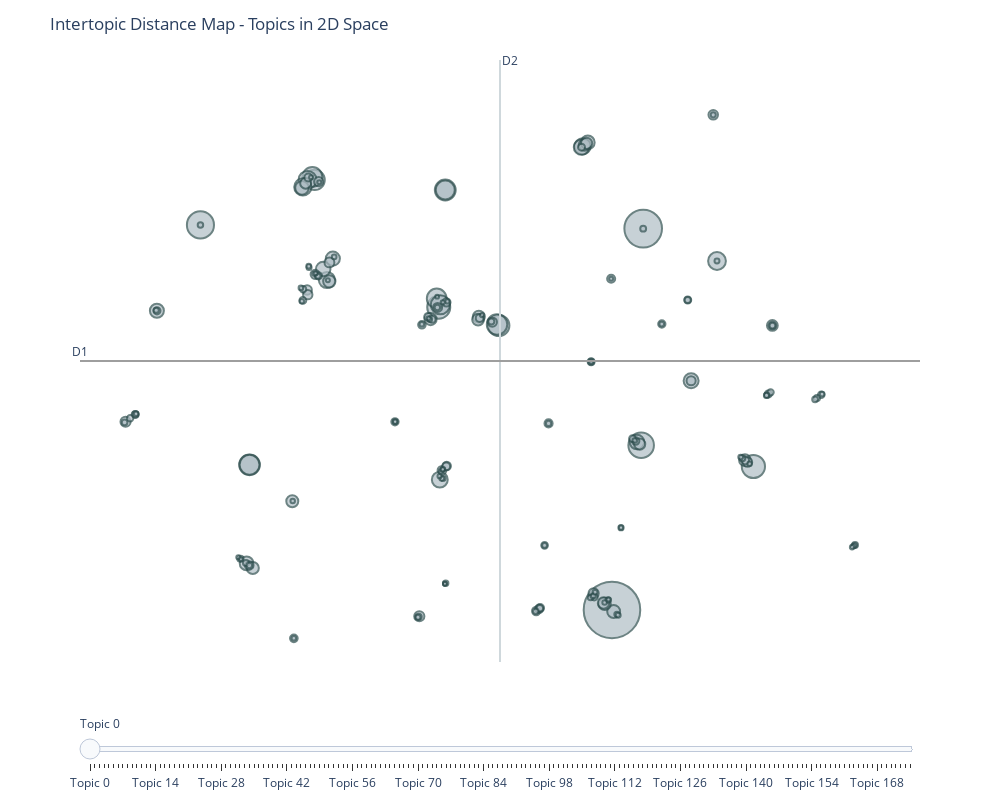

Source (notebook cell):
### Code cell
# 1. INTERTOPIC DISTANCE MAP
# Shows topics as circles in 2D space - size represents topic prevalence, proximity shows similarity

print("Generating intertopic distance map...")

fig = topic_model.visualize_topics()
fig.update_layout(
    title="Intertopic Distance Map - Topics in 2D Space",
    width=1000,
    height=800,
    template="plotly_white"
)
fig.show()

print("✓ Intertopic distance map generated")
print("  - Each circle represents a topic")
print("  - Circle size = number of documents in that topic")
print("  - Distance between circles = topic similarity")

### Figure 1 — Plotly figure (JSON) as saved in the notebook; plotly's stock layout.template omitted (floating-point values rounded to 4 significant figures; data arrays with more than 128 entries replaced by an {"elided": "..."} marker saying what was removed)
{"data": [{"customdata": {"elided": "176x3 mixed values"}, "hovertemplate": "<b>Topic %{customdata[0]}</b><br>%{customdata[1]}<br>Size: %{customdata[2]}", "legendgroup": "", "marker": {"color": "#B0BEC5", "line": {"color": "DarkSlateGrey", "width": 2}, "size": {"elided": "176 int values"}, "sizemode": "area", "sizeref": 1.387, "symbol": "circle"}, "mode": "markers", "name": "", "orientation": "v", "showlegend": false, "type": "scatter", "x": {"elided": "176 float values"}, "xaxis": "x", "y": {"elided": "176 float values"}, "yaxis": "y"}], "layout": {"annotations": [{"showarrow": false, "text": "D1", "x": -13.38, "y": 6.247, "yshift": 10}, {"showarrow": false, "text": "D2", "x": 3.049, "xshift": 10, "y": 22.0}], "height": 800, "hoverlabel": {"bgcolor": "white", "font": {"family": "Rockwell", "size": 16}}, "legend": {"itemsizing": "constant", "tracegroupgap": 0}, "margin": {"t": 60}, "shapes": [{"line": {"color": "#CFD8DC", "width": 2}, "type": "line", "x0": 3.049, "x1": 3.049, "y0": -9.503, "y1": 22.0}, {"line": {"color": "#9E9E9E", "width": 2}, "type": "line", "x0": -13.38, "x1": 19.47, "y0": 6.247, "y1": 6.247}], "sliders": [{"active": 0, "pad": {"t": 50}, "steps": [{"args": [{"marker.color": {"elided": "1x176 str values"}}], "label": "Topic 0", "method": "update"}, {"args": [{"marker.color": {"elided": "1x176 str values"}}], "label": "Topic 1", "method": "update"}, {"args": [{"marker.color": {"elided": "1x176 str values"}}], "label": "Topic 2", "method": "update"}, {"args": [{"marker.color": {"elided": "1x176 str values"}}], "label": "Topic 3", "method": "update"}, {"args": [{"marker.color": {"elided": "1x176 str values"}}], "label": "Topic 4", "method": "update"}, {"args": [{"marker.color": {"elided": "1x176 str values"}}], "label": "Topic 5", "method": "update"}, {"args": [{"marker.color": {"elided": "1x176 str values"}}], "label": "Topic 6", "method": "update"}, {"args": [{"marker.color": {"elided": "1x176 str values"}}], "label": "Topic 7", "method": "update"}, {"args": [{"marker.color": {"elided": "1x176 str values"}}], "label": "Topic 8", "method": "update"}, {"args": [{"marker.color": {"elided": "1x176 str values"}}], "label": "Topic 9", "method": "update"}, {"args": [{"marker.color": {"elided": "1x176 str values"}}], "label": "Topic 10", "method": "update"}, {"args": [{"marker.color": {"elided": "1x176 str values"}}], "label": "Topic 11", "method": "update"}, {"args": [{"marker.color": {"elided": "1x176 str values"}}], "label": "Topic 12", "method": "update"}, {"args": [{"marker.color": {"elided": "1x176 str values"}}], "label": "Topic 13", "method": "update"}, {"args": [{"marker.color": {"elided": "1x176 str values"}}], "label": "Topic 14", "method": "update"}, {"args": [{"marker.color": {"elided": "1x176 str values"}}], "label": "Topic 15", "method": "update"}, {"args": [{"marker.color": {"elided": "1x176 str values"}}], "label": "Topic 16", "method": "update"}, {"args": [{"marker.color": {"elided": "1x176 str values"}}], "label": "Topic 17", "method": "update"}, {"args": [{"marker.color": {"elided": "1x176 str values"}}], "label": "Topic 18", "method": "update"}, {"args": [{"marker.color": {"elided": "1x176 str values"}}], "label": "Topic 19", "method": "update"}, {"args": [{"marker.color": {"elided": "1x176 str values"}}], "label": "Topic 20", "method": "update"}, {"args": [{"marker.color": {"elided": "1x176 str values"}}], "label": "Topic 21", "method": "update"}, {"args": [{"marker.color": {"elided": "1x176 str values"}}], "label": "Topic 22", "method": "update"}, {"args": [{"marker.color": {"elided": "1x176 str values"}}], "label": "Topic 23", "method": "update"}, {"args": [{"marker.color": {"elided": "1x176 str values"}}], "label": "Topic 24", "method": "update"}, {"args": [{"marker.color": {"elided": "1x176 str values"}}], "label": "Topic 25", "method": "update"}, {"args": [{"marker.color": {"elided": "1x176 str values"}}], "label": "Topic 26", "method": "update"}, {"args": [{"marker.color": {"elided": "1x176 str values"}}], "label": "Topic 27", "method": "update"}, {"args": [{"marker.color": {"elided": "1x176 str values"}}], "label": "Topic 28", "method": "update"}, {"args": [{"marker.color": {"elided": "1x176 str values"}}], "label": "Topic 29", "method": "update"}, {"args": [{"marker.color": {"elided": "1x176 str values"}}], "label": "Topic 30", "method": "update"}, {"args": [{"marker.color": {"elided": "1x176 str values"}}], "label": "Topic 31", "method": "update"}, {"args": [{"marker.color": {"elided": "1x176 str values"}}], "label": "Topic 32", "method": "update"}, {"args": [{"marker.color": {"elided": "1x176 str values"}}], "label": "Topic 33", "method": "update"}, {"args": [{"marker.color": {"elided": "1x176 str values"}}], "label": "Topic 34", "method": "update"}, {"args": [{"marker.color": {"elided": "1x176 str values"}}], "label": "Topic 35", "method": "update"}, {"args": [{"marker.color": {"elided": "1x176 str values"}}], "label": "Topic 36", "method": "update"}, {"args": [{"marker.color": {"elided": "1x176 str values"}}], "label": "Topic 37", "method": "update"}, {"args": [{"marker.color": {"elided": "1x176 str values"}}], "label": "Topic 38", "method": "update"}, {"args": [{"marker.color": {"elided": "1x176 str values"}}], "label": "Topic 39", "method": "update"}, {"args": [{"marker.color": {"elided": "1x176 str values"}}], "label": "Topic 40", "method": "update"}, {"args": [{"marker.color": {"elided": "1x176 str values"}}], "label": "Topic 41", "method": "update"}, {"args": [{"marker.color": {"elided": "1x176 str values"}}], "label": "Topic 42", "method": "update"}, {"args": [{"marker.color": {"elided": "1x176 str values"}}], "label": "Topic 43", "method": "update"}, {"args": [{"marker.color": {"elided": "1x176 str values"}}], "label": "Topic 44", "method": "update"}, {"args": [{"marker.color": {"elided": "1x176 str values"}}], "label": "Topic 45", "method": "update"}, {"args": [{"marker.color": {"elided": "1x176 str values"}}], "label": "Topic 46", "method": "update"}, {"args": [{"marker.color": {"elided": "1x176 str values"}}], "label": "Topic 47", "method": "update"}, {"args": [{"marker.color": {"elided": "1x176 str values"}}], "label": "Topic 48", "method": "update"}, {"args": [{"marker.color": {"elided": "1x176 str values"}}], "label": "Topic 49", "method": "update"}, {"args": [{"marker.color": {"elided": "1x176 str values"}}], "label": "Topic 50", "method": "update"}, {"args": [{"marker.color": {"elided": "1x176 str values"}}], "label": "Topic 51", "method": "update"}, {"args": [{"marker.color": {"elided": "1x176 str values"}}], "label": "Topic 52", "method": "update"}, {"args": [{"marker.color": {"elided": "1x176 str values"}}], "label": "Topic 53", "method": "update"}, {"args": [{"marker.color": {"elided": "1x176 str values"}}], "label": "Topic 54", "method": "update"}, {"args": [{"marker.color": {"elided": "1x176 str values"}}], "label": "Topic 55", "method": "update"}, {"args": [{"marker.color": {"elided": "1x176 str values"}}], "label": "Topic 56", "method": "update"}, {"args": [{"marker.color": {"elided": "1x176 str values"}}], "label": "Topic 57", "method": "update"}, {"args": [{"marker.color": {"elided": "1x176 str values"}}], "label": "Topic 58", "method": "update"}, {"args": [{"marker.color": {"elided": "1x176 str values"}}], "label": "Topic 59", "method": "update"}, {"args": [{"marker.color": {"elided": "1x176 str values"}}], "label": "Topic 60", "method": "update"}, {"args": [{"marker.color": {"elided": "1x176 str values"}}], "label": "Topic 61", "method": "update"}, {"args": [{"marker.color": {"elided": "1x176 str values"}}], "label": "Topic 62", "method": "update"}, {"args": [{"marker.color": {"elided": "1x176 str values"}}], "label": "Topic 63", "method": "update"}, {"args": [{"marker.color": {"elided": "1x176 str values"}}], "label": "Topic 64", "method": "update"}, {"args": [{"marker.color": {"elided": "1x176 str values"}}], "label": "Topic 65", "method": "update"}, {"args": [{"marker.color": {"elided": "1x176 str values"}}], "label": "Topic 66", "method": "update"}, {"args": [{"marker.color": {"elided": "1x176 str values"}}], "label": "Topic 67", "method": "update"}, {"args": [{"marker.color": {"elided": "1x176 str values"}}], "label": "Topic 68", "method": "update"}, {"args": [{"marker.color": {"elided": "1x176 str values"}}], "label": "Topic 69", "method": "update"}, {"args": [{"marker.color": {"elided": "1x176 str values"}}], "label": "Topic 70", "method": "update"}, {"args": [{"marker.color": {"elided": "1x176 str values"}}], "label": "Topic 71", "method": "update"}, {"args": [{"marker.color": {"elided": "1x176 str values"}}], "label": "Topic 72", "method": "update"}, {"args": [{"marker.color": {"elided": "1x176 str values"}}], "label": "Topic 73", "method": "update"}, {"args": [{"marker.color": {"elided": "1x176 str values"}}], "label": "Topic 74", "method": "update"}, {"args": [{"marker.color": {"elided": "1x176 str values"}}], "label": "Topic 75", "method": "update"}, {"args": [{"marker.color": {"elided": "1x176 str values"}}], "label": "Topic 76", "method": "update"}, {"args": [{"marker.color": {"elided": "1x176 str values"}}], "label": "Topic 77", "method": "update"}, {"args": [{"marker.color": {"elided": "1x176 str values"}}], "label": "Topic 78", "method": "update"}, {"args": [{"marker.color": {"elided": "1x176 str values"}}], "label": "Topic 79", "method": "update"}, {"args": [{"marker.color": {"elided": "1x176 str values"}}], "label": "Topic 80", "method": "update"}, {"args": [{"marker.color": {"elided": "1x176 str values"}}], "label": "Topic 81", "method": "update"}, {"args": [{"marker.color": {"elided": "1x176 str values"}}], "label": "Topic 82", "method": "update"}, {"args": [{"marker.color": {"elided": "1x176 str values"}}], "label": "Topic 83", "method": "update"}, {"args": [{"marker.color": {"elided": "1x176 str values"}}], "label": "Topic 84", "method": "update"}, {"args": [{"marker.color": {"elided": "1x176 str values"}}], "label": "Topic 85", "method": "update"}, {"args": [{"marker.color": {"elided": "1x176 str values"}}], "label": "Topic 86", "method": "update"}, {"args": [{"marker.color": {"elided": "1x176 str values"}}], "label": "Topic 87", "method": "update"}, {"args": [{"marker.color": {"elided": "1x176 str values"}}], "label": "Topic 88", "method": "update"}, {"args": [{"marker.color": {"elided": "1x176 str values"}}], "label": "Topic 89", "method": "update"}, {"args": [{"marker.color": {"elided": "1x176 str values"}}], "label": "Topic 90", "method": "update"}, {"args": [{"marker.color": {"elided": "1x176 str values"}}], "label": "Topic 91", "method": "update"}, {"args": [{"marker.color": {"elided": "1x176 str values"}}], "label": "Topic 92", "method": "update"}, {"args": [{"marker.color": {"elided": "1x176 str values"}}], "label": "Topic 93", "method": "update"}, {"args": [{"marker.color": {"elided": "1x176 str values"}}], "label": "Topic 94", "method": "update"}, {"args": [{"marker.color": {"elided": "1x176 str values"}}], "label": "Topic 95", "method": "update"}, {"args": [{"marker.color": {"elided": "1x176 str values"}}], "label": "Topic 96", "method": "update"}, {"args": [{"marker.color": {"elided": "1x176 str values"}}], "label": "Topic 97", "method": "update"}, {"args": [{"marker.color": {"elided": "1x176 str values"}}], "label": "Topic 98", "method": "update"}, {"args": [{"marker.color": {"elided": "1x176 str values"}}], "label": "Topic 99", "method": "update"}, {"args": [{"marker.color": {"elided": "1x176 str values"}}], "label": "Topic 100", "method": "update"}, {"args": [{"marker.color": {"elided": "1x176 str values"}}], "label": "Topic 101", "method": "update"}, {"args": [{"marker.color": {"elided": "1x176 str values"}}], "label": "Topic 102", "method": "update"}, {"args": [{"marker.color": {"elided": "1x176 str values"}}], "label": "Topic 103", "method": "update"}, {"args": [{"marker.color": {"elided": "1x176 str values"}}], "label": "Topic 104", "method": "update"}, {"args": [{"marker.color": {"elided": "1x176 str values"}}], "label": "Topic 105", "method": "update"}, {"args": [{"marker.color": {"elided": "1x176 str values"}}], "label": "Topic 106", "method": "update"}, {"args": [{"marker.color": {"elided": "1x176 str values"}}], "label": "Topic 107", "method": "update"}, {"args": [{"marker.color": {"elided": "1x176 str values"}}], "label": "Topic 108", "method": "update"}, {"args": [{"marker.color": {"elided": "1x176 str values"}}], "label": "Topic 109", "method": "update"}, {"args": [{"marker.color": {"elided": "1x176 str values"}}], "label": "Topic 110", "method": "update"}, {"args": [{"marker.color": {"elided": "1x176 str values"}}], "label": "Topic 111", "method": "update"}, {"args": [{"marker.color": {"elided": "1x176 str values"}}], "label": "Topic 112", "method": "update"}, {"args": [{"marker.color": {"elided": "1x176 str values"}}], "label": "Topic 113", "method": "update"}, {"args": [{"marker.color": {"elided": "1x176 str values"}}], "label": "Topic 114", "method": "update"}, {"args": [{"marker.color": {"elided": "1x176 str values"}}], "label": "Topic 115", "method": "update"}, {"args": [{"marker.color": {"elided": "1x176 str values"}}], "label": "Topic 116", "method": "update"}, {"args": [{"marker.color": {"elided": "1x176 str values"}}], "label": "Topic 117", "method": "update"}, {"args": [{"marker.color": {"elided": "1x176 str values"}}], "label": "Topic 118", "method": "update"}, {"args": [{"marker.color": {"elided": "1x176 str values"}}], "label": "Topic 119", "method": "update"}, {"args": [{"marker.color": {"elided": "1x176 str values"}}], "label": "Topic 120", "method": "update"}, {"args": [{"marker.color": {"elided": "1x176 str values"}}], "label": "Topic 121", "method": "update"}, {"args": [{"marker.color": {"elided": "1x176 str values"}}], "label": "Topic 122", "method": "update"}, {"args": [{"marker.color": {"elided": "1x176 str values"}}], "label": "Topic 123", "method": "update"}, {"args": [{"marker.color": {"elided": "1x176 str values"}}], "label": "Topic 124", "method": "update"}, {"args": [{"marker.color": {"elided": "1x176 str values"}}], "label": "Topic 125", "method": "update"}, {"args": [{"marker.color": {"elided": "1x176 str values"}}], "label": "Topic 126", "method": "update"}, {"args": [{"marker.color": {"elided": "1x176 str values"}}], "label": "Topic 127", "method": "update"}, {"args": [{"marker.color": {"elided": "1x176 str values"}}], "label": "Topic 128", "method": "update"}, {"args": [{"marker.color": {"elided": "1x176 str values"}}], "label": "Topic 129", "method": "update"}, {"args": [{"marker.color": {"elided": "1x176 str values"}}], "label": "Topic 130", "method": "update"}, {"args": [{"marker.color": {"elided": "1x176 str values"}}], "label": "Topic 131", "method": "update"}, {"args": [{"marker.color": {"elided": "1x176 str values"}}], "label": "Topic 132", "method": "update"}, {"args": [{"marker.color": {"elided": "1x176 str values"}}], "label": "Topic 133", "method": "update"}, {"args": [{"marker.color": {"elided": "1x176 str values"}}], "label": "Topic 134", "method": "update"}, {"args": [{"marker.color": {"elided": "1x176 str values"}}], "label": "Topic 135", "method": "update"}, {"args": [{"marker.color": {"elided": "1x176 str values"}}], "label": "Topic 136", "method": "update"}, {"args": [{"marker.color": {"elided": "1x176 str values"}}], "label": "Topic 137", "method": "update"}, {"args": [{"marker.color": {"elided": "1x176 str values"}}], "label": "Topic 138", "method": "update"}, {"args": [{"marker.color": {"elided": "1x176 str values"}}], "label": "Topic 139", "method": "update"}, {"args": [{"marker.color": {"elided": "1x176 str values"}}], "label": "Topic 140", "method": "update"}, {"args": [{"marker.color": {"elided": "1x176 str values"}}], "label": "Topic 141", "method": "update"}, {"args": [{"marker.color": {"elided": "1x176 str values"}}], "label": "Topic 142", "method": "update"}, {"args": [{"marker.color": {"elided": "1x176 str values"}}], "label": "Topic 143", "method": "update"}, {"args": [{"marker.color": {"elided": "1x176 str values"}}], "label": "Topic 144", "method": "update"}, {"args": [{"marker.color": {"elided": "1x176 str values"}}], "label": "Topic 145", "method": "update"}, {"args": [{"marker.color": {"elided": "1x176 str values"}}], "label": "Topic 146", "method": "update"}, {"args": [{"marker.color": {"elided": "1x176 str values"}}], "label": "Topic 147", "method": "update"}, {"args": [{"marker.color": {"elided": "1x176 str values"}}], "label": "Topic 148", "method": "update"}, {"args": [{"marker.color": {"elided": "1x176 str values"}}], "label": "Topic 149", "method": "update"}, {"args": [{"marker.color": {"elided": "1x176 str values"}}], "label": "Topic 150", "method": "update"}, {"args": [{"marker.color": {"elided": "1x176 str values"}}], "label": "Topic 151", "method": "update"}, {"args": [{"marker.color": {"elided": "1x176 str values"}}], "label": "Topic 152", "method": "update"}, {"args": [{"marker.color": {"elided": "1x176 str values"}}], "label": "Topic 153", "method": "update"}, {"args": [{"marker.color": {"elided": "1x176 str values"}}], "label": "Topic 154", "method": "update"}, {"args": [{"marker.color": {"elided": "1x176 str values"}}], "label": "Topic 155", "method": "update"}, {"args": [{"marker.color": {"elided": "1x176 str values"}}], "label": "Topic 156", "method": "update"}, {"args": [{"marker.color": {"elided": "1x176 str values"}}], "label": "Topic 157", "method": "update"}, {"args": [{"marker.color": {"elided": "1x176 str values"}}], "label": "Topic 158", "method": "update"}, {"args": [{"marker.color": {"elided": "1x176 str values"}}], "label": "Topic 159", "method": "update"}, {"args": [{"marker.color": {"elided": "1x176 str values"}}], "label": "Topic 160", "method": "update"}, {"args": [{"marker.color": {"elided": "1x176 str values"}}], "label": "Topic 161", "method": "update"}, {"args": [{"marker.color": {"elided": "1x176 str values"}}], "label": "Topic 162", "method": "update"}, {"args": [{"marker.color": {"elided": "1x176 str values"}}], "label": "Topic 163", "method": "update"}, {"args": [{"marker.color": {"elided": "1x176 str values"}}], "label": "Topic 164", "method": "update"}, {"args": [{"marker.color": {"elided": "1x176 str values"}}], "label": "Topic 165", "method": "update"}, {"args": [{"marker.color": {"elided": "1x176 str values"}}], "label": "Topic 166", "method": "update"}, {"args": [{"marker.color": {"elided": "1x176 str values"}}], "label": "Topic 167", "method": "update"}, {"args": [{"marker.color": {"elided": "1x176 str values"}}], "label": "Topic 168", "method": "update"}, {"args": [{"marker.color": {"elided": "1x176 str values"}}], "label": "Topic 169", "method": "update"}, {"args": [{"marker.color": {"elided": "1x176 str values"}}], "label": "Topic 170", "method": "update"}, {"args": [{"marker.color": {"elided": "1x176 str values"}}], "label": "Topic 171", "method": "update"}, {"args": [{"marker.color": {"elided": "1x176 str values"}}], "label": "Topic 172", "method": "update"}, {"args": [{"marker.color": {"elided": "1x176 str values"}}], "label": "Topic 173", "method": "update"}, {"args": [{"marker.color": {"elided": "1x176 str values"}}], "label": "Topic 174", "method": "update"}, {"args": [{"marker.color": {"elided": "1x176 str values"}}], "label": "Topic 175", "method": "update"}]}], "title": {"text": "Intertopic Distance Map - Topics in 2D Space"}, "width": 1000, "xaxis": {"anchor": "y", "domain": [0, 1], "range": [-13.38, 19.47], "title": {"text": ""}, "visible": false}, "yaxis": {"anchor": "x", "domain": [0, 1], "range": [-9.503, 22.0], "title": {"text": ""}, "visible": false}}}
